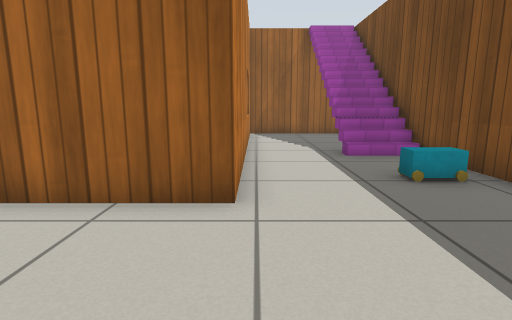
[1] (above)

16 first-person views from a walk through a robot-simulator world made for Gazebo. The camera is 0.68 m above the floor, tilts 10° down and sees 80° across. Floor lines are 1 m apart. The floor is counted in squares, 0.5 m on a side. Each view is taken from the middle of a square. On the plan, view 1 faces up. The plan holds only what a view shows up to about 14 squares ahead; the rest is blank. The place goes on beyond the plan. The robots in the file are not drawn. Simple patterns stand in for the simulator's built-in surfaces. Simple shapes stand in for some stock models. Some surface patterns are stand-ins.

[2]
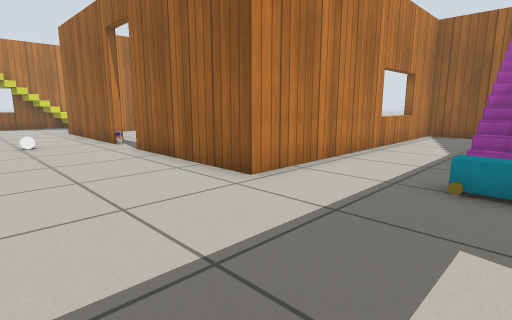

[3]
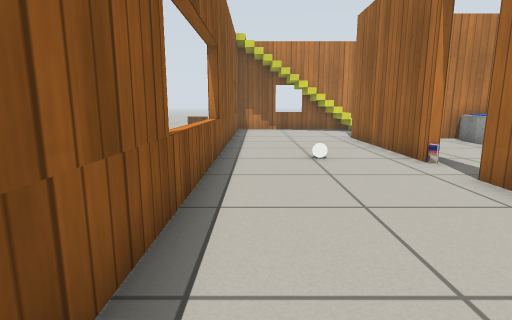

[4]
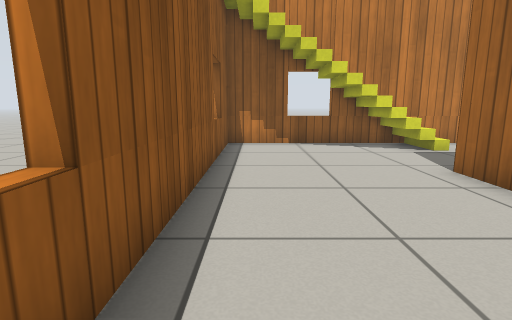

[5]
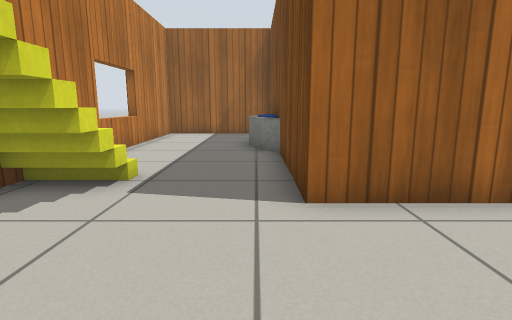

[6]
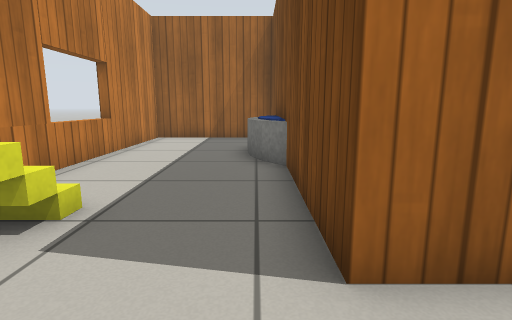

[7]
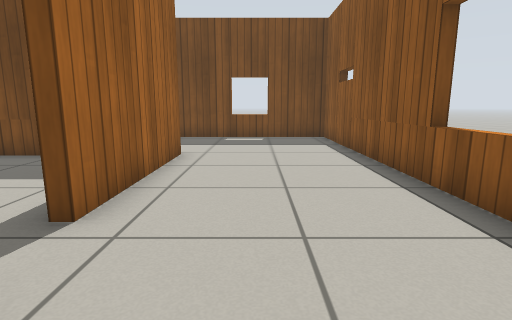

[8]
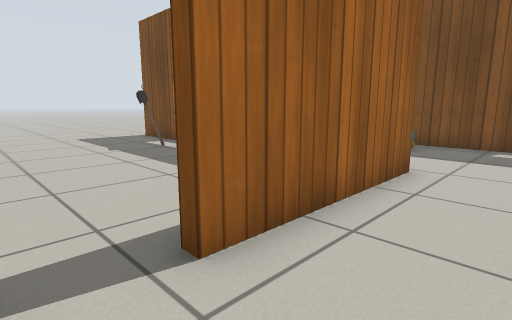

[9]
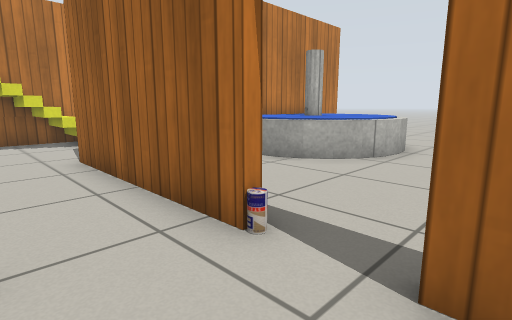

[10]
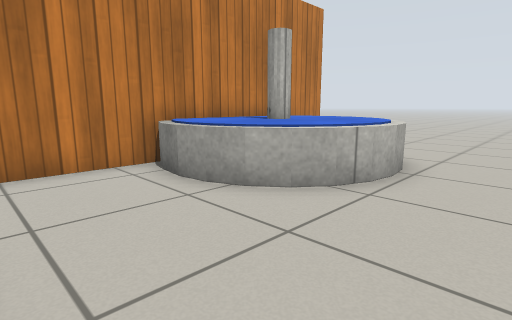

[11]
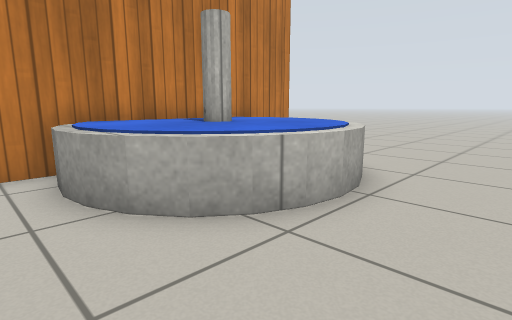

[12]
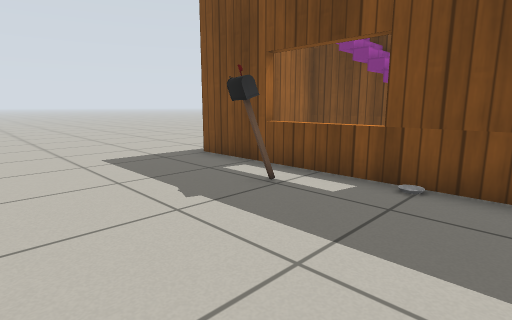

[13]
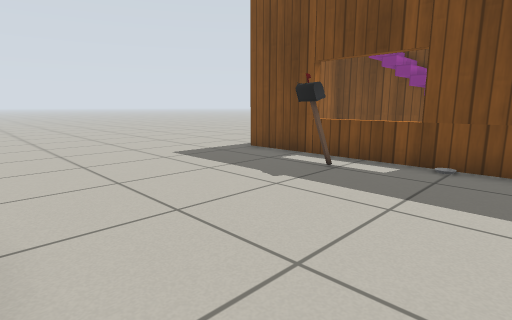

[14]
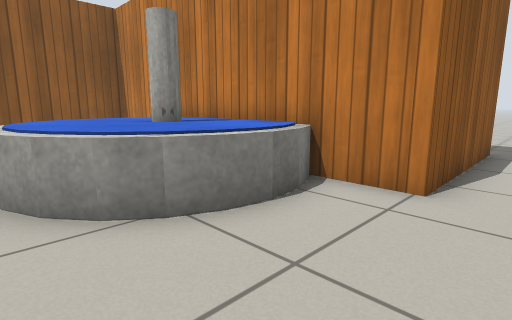

[15]
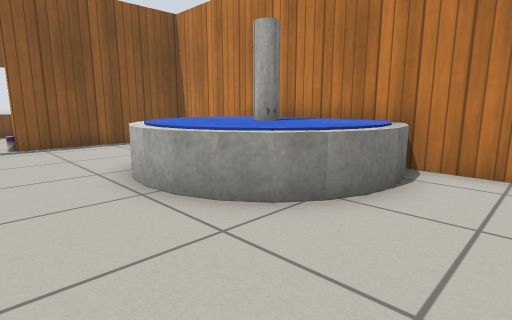

[16]
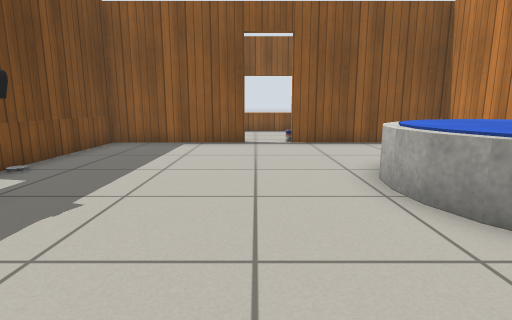

### Floor plan
Points are (right, up) in squares from view 1. A wall is a line through its corners. A room is listed if a view was taken in it or the views show most of it. See-through windows are left out.
Room 1 (views 1, 2, 3, 4, 5, 6, 7, 8, 9)
walls: (-7.4, 4.2) (-13.3, 4.2) (-13.3, 8.5); (-13.3, 13.4) (-13.3, 15); (-13.3, 15.4) (-18.3, 15.4) (-18.3, -1) (4.6, -1) (4.6, 15.4) (-0.3, 15.4) (-0.3, 4.2) (-5.6, 4.2)
ways out: open door at (-6, 4) to room 2
objects: stairs (-16, 1); white ball (-8, 2); car (3, 6) to (4, 6); stairs (3, 10) to (3, 12)
Room 2 (views 10, 11, 12, 13, 14, 15, 16)
walls: (-13, 8.6) (-13, 4.5) (-7.4, 4.5); (-5.6, 4.5) (-0.6, 4.5) (-0.6, 15.7); (-13, 15.7) (-13, 13.4)
ways out: open door at (-6, 4) to room 1; opening at (-13, 17)
objects: fountain (-14, 8) to (-9, 14); drink can (-7, 4); postbox (-2, 12)

Where each view was taken, in squares from view 1:
view 1: 0 up, 0 right, facing up
view 2: 0 up, 4 right, facing up-left
view 3: 0 up, 0 right, facing left
view 4: 0 up, 7 left, facing left
view 5: 0 up, 14 left, facing up
view 6: 2 up, 14 left, facing up
view 7: 2 up, 9 left, facing right
view 8: 2 up, 7 left, facing up-right
view 9: 2 up, 5 left, facing up-left
view 10: 5 up, 6 left, facing up-left
view 11: 7 up, 6 left, facing up-left
view 12: 8 up, 6 left, facing up-right
view 13: 8 up, 8 left, facing up-right
view 14: 17 up, 8 left, facing down-left
view 15: 16 up, 6 left, facing down-left
view 16: 16 up, 6 left, facing down
